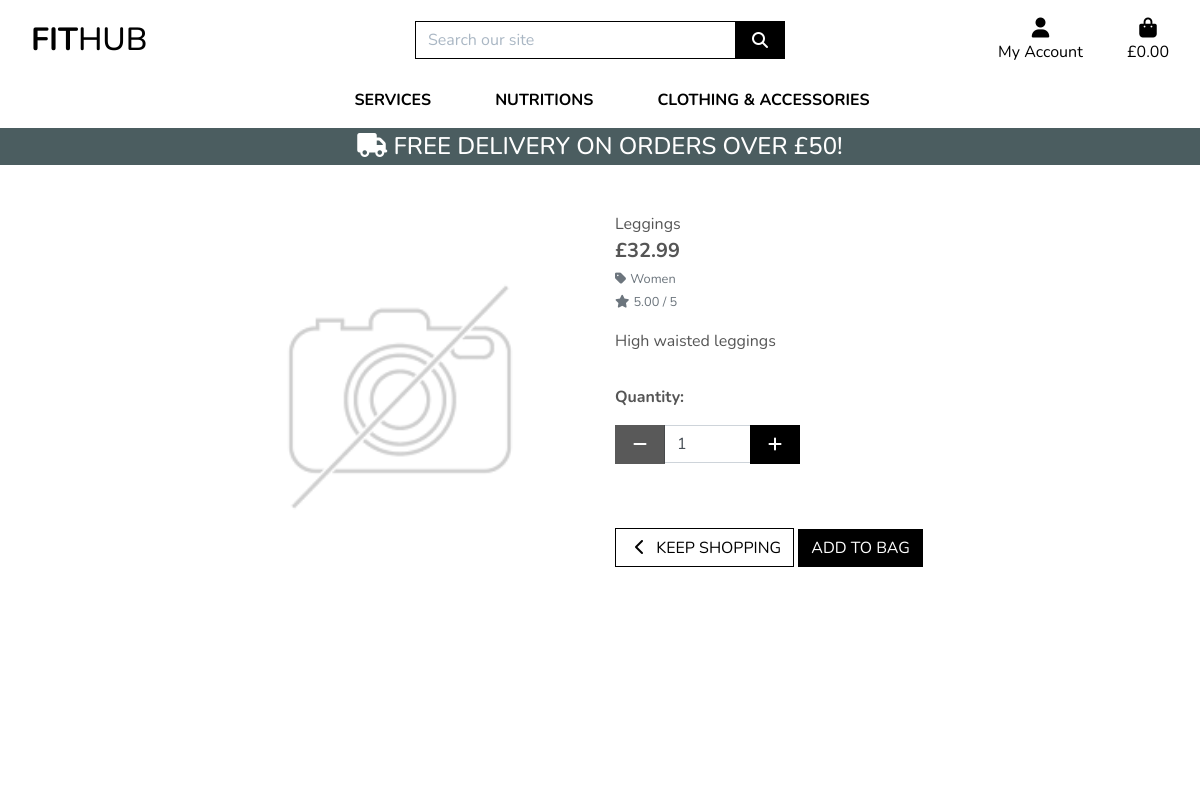
The app's page /products/22/ with its own data.
### products/models.py (models this page shows, shortened)
class Product(models.Model):
    category = models.ForeignKey('Category', null=True, blank=True, on_delete=models.SET_NULL)
    sku = models.CharField(max_length=254, null=True, blank=True)
    name = models.CharField(max_length=254)
    description = models.TextField()
    has_sizes = models.BooleanField(default=False, null=True, blank=True)
    price = models.DecimalField(max_digits=6, decimal_places=2)
    rating = models.DecimalField(max_digits=6, decimal_places=2, null=True, blank=True)
    image_url = models.URLField(max_length=1024, null=True, blank=True)
    image = models.ImageField(null=True, blank=True)

class Category(models.Model):
    class Meta:
        verbose_name_plural = 'Categories'
    name = models.CharField(max_length=254)
    friendly_name = models.CharField(max_length=254, null=True, blank=True)

### products/views.py (the view)
# urls.py: path('<int:product_id>/', views.product_detail, name='product_detail'),
def product_detail(request, product_id):
    product = get_object_or_404(Product, pk=product_id)
    context = {
        'product': product,
    }
    return render(request, 'products/product_detail.html', context)

### bag/contexts.py (called while the page is built, shortened)
def bag_contents(request):
    bag_items = []
    total = 0
    product_count = 0
    bag = request.session.get('bag', {})
    if total < settings.FREE_DELIVERY_THRESHOLD:
        delivery = total * Decimal(settings.STANDARD_DELIVERY_PERCENTAGE / 100)
        free_delivery_delta = settings.FREE_DELIVERY_THRESHOLD - total
    else:
        delivery = 0
        free_delivery_delta = 0
    grand_total = delivery + total
    context = {
        'bag_items': bag_items,
        'total': total,
        'product_count': product_count,
        'delivery': delivery,
        'free_delivery_delta': free_delivery_delta,
        'free_delivery_threshold': settings.FREE_DELIVERY_THRESHOLD,
        'grand_total': grand_total,
    }
    return context

### products/templates/products/product_detail.html (shortened to what this page needs)
{% extends "base.html" %}
{% load static %}
{% block page_header %}
    <div class="container header-container">
    </div>
{% endblock %}
{% block content %}
    <div class="overlay"></div>
    <div class="container-fluid">
        <div class="row">
            <div class="col-12 col-md-6 col-lg-4 offset-lg-2">
                <div class="image-container my-5">
                    {% if product.image %}
                        <a href="{{ product.image.url }}" target="_blank">
                            <img class="card-img-top img-fluid" src="{{ product.image.url }}" alt="{{ product.name }}">
                        </a>
                        {% else %}
                        <a href="">
                            <img class="card-img-top img-fluid" src="{{ MEDIA_URL }}noimage.png" alt="{{ product.name }}">
                        </a>
                    {% endif %}
                </div>
            </div>
            <div class="col-12 col-md-6 col-lg-4">
                <div class="product-details-container mb-5 mt-md-5">
                    <p class="mb-0">{{ product.name }}</p>
                    <p class="lead mb-0 text-left font-weight-bold">£{{ product.price }}</p>
                    {% if product.category %}
                    <p class="small mt-1 mb-0">
                        <a class="text-muted" href="{% url 'products' %}?category={{ product.category.name }}">
                            <i class="fas fa-tag mr-1"></i>{{ product.category.friendly_name }}
                        </a>
                    </p>
                    {% endif %}
                    {% if product.rating %}
                        <small class="text-muted"><i class="fas fa-star mr-1"></i>{{ product.rating }} / 5</small>
                    {% else %}
                        <small class="text-muted">No Rating</small>
                    {% endif %}
                    <p class="mt-3">{{ product.description }}</p>
                    <form class="form" action="{% url 'add_to_bag' product.id %}" method="POST">
                        <div class="form-row">
                            {% with product.has_sizes as s %}
                            <div class="col-12">
                                <p class="mt-3"><strong>Quantity:</strong></p>
                                <div class="form-group w-50">
                                    <div class="input-group">
                                        <div class="input-group-prepend">
                                            <button class="decrement-qty btn btn-black rounded-0"
                                                data-item_id="{{ product.id }}" id="decrement-qty_{{ product.id }}">
                                                <span class="icon">
                                                    <i class="fas fa-minus"></i>
                                                </span>
                                            </button>
                                        </div>
                                        <input class="form-control qty_input" type="number"
                                            name="quantity" value="1" min="1" max="99"
                                            data-item_id="{{ product.id }}"
                                            id="id_qty_{{ product.id }}">
                                        <div class="input-group-append">
                                            <button class="increment-qty btn btn-black rounded-0"
                                                data-item_id="{{ product.id }}" id="increment-qty_{{ product.id }}">
                                                <span class="icon">
                                                    <i class="fas fa-plus"></i>
                                                </span>
                                            </button>
                                        </div>
                                    </div>
                                </div>
                            </div>
                            <div class="col{% if s %}-12 mt-2{% endif %}">
                                <a href="{% url 'products' %}" class="btn btn-outline-black rounded-0 mt-5">
                                    <span class="icon">
                                        <i class="fas fa-chevron-left"></i>
                                    </span>
                                    <span class="text-uppercase">Keep Shopping</span>
                                </a>
                                <input type="submit" class="btn btn-black rounded-0 text-uppercase mt-5" value="Add to Bag">
                            </div>
                            {% endwith %}
                        </div>
                    </form>
                </div>
            </div>
        </div>
    </div>
{% endblock %}

### static/css/base.css (style rules this page uses)
html { height: 100%; }
body { background: url('/media/home_page_background.jpg') no-repeat center center fixed; background-size: cover; height: calc(100vh - 164px); color: #555; font-family: 'Nunito', sans-serif; }
.icon { align-items: center; display: inline-flex; justify-content: center; height: 1.5rem; width: 1.5rem; }
.btn-black { background: black; color: white; }
.btn-outline-black { background: white; color: black !important; border: 1px solid black; }
.overlay { height: 100%; width: 100%; top: 0; left: 0; position: fixed; background: white; z-index: -1; }
@media (min-width: 1200px) { .container { max-width: 80%; } }
@media (min-width: 992px) { .header-container { padding-top: 164px; } }

### records on screen
Product: image (placeholder picture), name "Leggings", price "32.99", category.friendly_name "Women", rating "5.00", description "High waisted leggings"

### other values on screen
{{ free_delivery_threshold }} "50"
